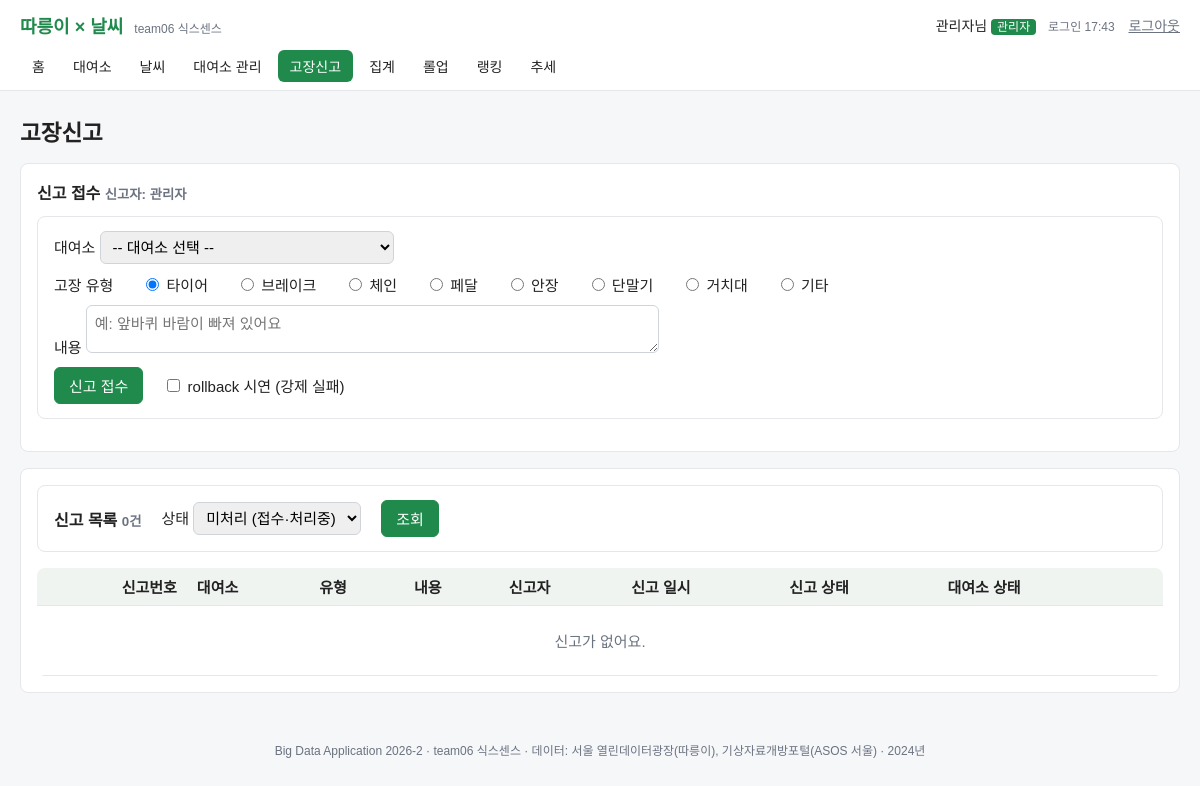
Page /report.php (signed in) on the earlier database version.
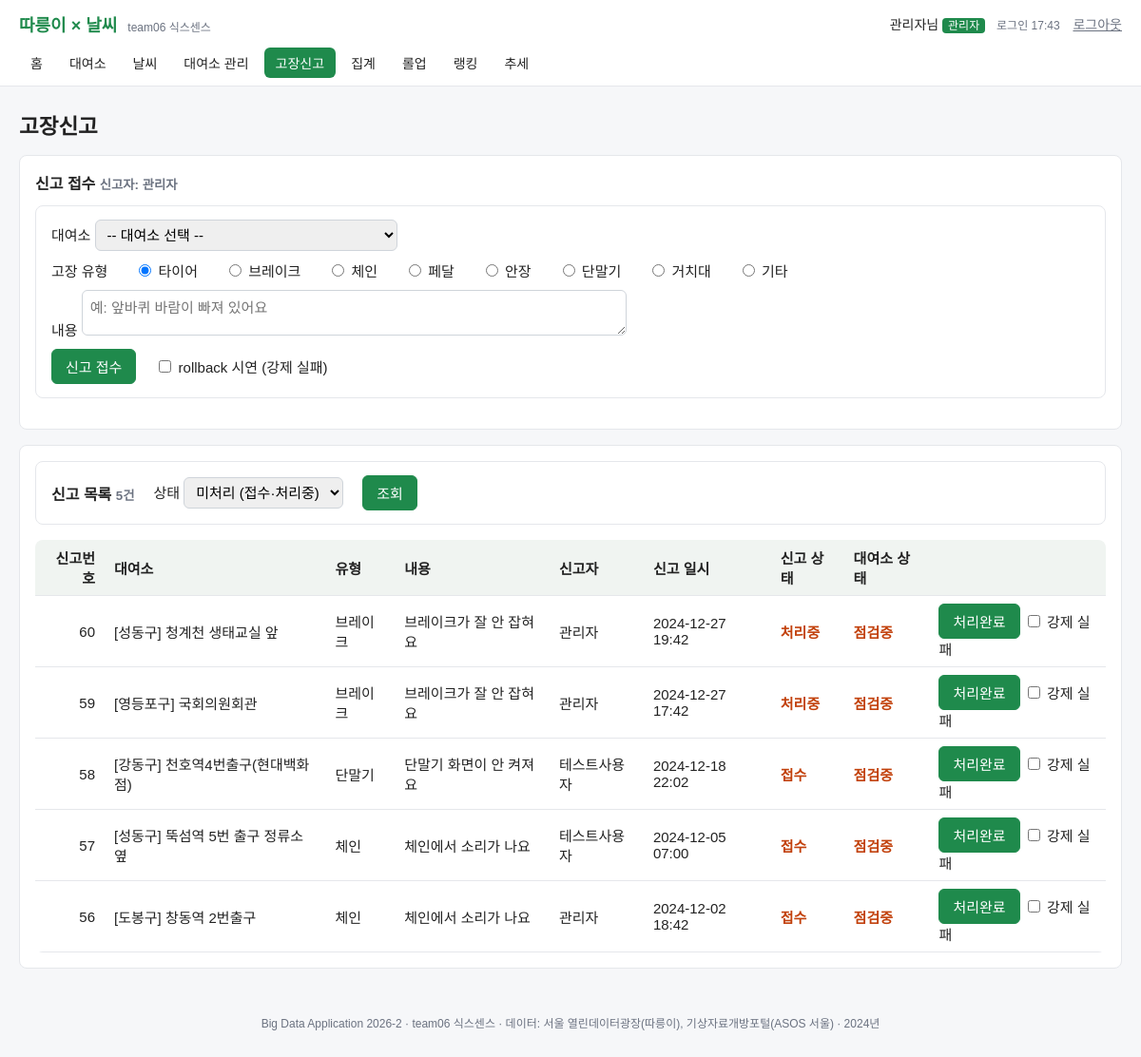
Same page on the later database version.
### tables this page shows
CREATE TABLE `fault_report` (
  `report_id` int(11) NOT NULL AUTO_INCREMENT COMMENT '신고 번호',
  `station_id` int(11) NOT NULL COMMENT '대여소번호 (FK)',
  `user_id` int(11) NOT NULL COMMENT '신고자 (FK)',
  `fault_type` enum('타이어','브레이크','체인','페달','안장','단말기','거치대','기타') NOT NULL COMMENT '고장 유형',
  `description` varchar(500) DEFAULT NULL COMMENT '상세 내용',
  `reported_at` datetime NOT NULL DEFAULT current_timestamp() COMMENT '신고 일시',
  `process_status` enum('접수','처리중','완료') NOT NULL DEFAULT '접수' COMMENT '처리 상태: 접수/처리중/완료',
  PRIMARY KEY (`report_id`),
  KEY `fk_report_user` (`user_id`),
  KEY `idx_report_station_time` (`station_id`,`reported_at`),
  KEY `idx_report_status` (`process_status`),
  CONSTRAINT `fk_report_station` FOREIGN KEY (`station_id`) REFERENCES `station` (`station_id`) ON UPDATE CASCADE,
  CONSTRAINT `fk_report_user` FOREIGN KEY (`user_id`) REFERENCES `user_account` (`user_id`) ON UPDATE CASCADE
);

CREATE TABLE `district` (
  `district_id` int(11) NOT NULL COMMENT '시군구 코드 (행정표준 5자리)',
  `district_name` varchar(10) NOT NULL COMMENT '자치구명',
  `life_zone` enum('도심권','동북권','서북권','서남권','동남권') NOT NULL COMMENT '권역생활권 (5대 생활권)',
  `daytime_index` smallint(5) unsigned NOT NULL COMMENT '주간인구지수 (정수, 2020)',
  `district_type` varchar(5) GENERATED ALWAYS AS (case when `daytime_index` > 109 then '업무형' when `daytime_index` >= 100 then '혼합형' else '주거형' end) STORED COMMENT '지역 유형: 업무형/혼합형/주거형 (생성 컬럼)',
  PRIMARY KEY (`district_id`),
  UNIQUE KEY `uq_district_name` (`district_name`),
  KEY `idx_district_zone_type` (`life_zone`,`district_type`),
  CONSTRAINT `ck_daytime_index` CHECK (`daytime_index` > 0)
);

CREATE TABLE `station` (
  `station_id` int(11) NOT NULL COMMENT '대여소번호 (이용정보와 조인 키)',
  `station_code` varchar(10) DEFAULT NULL COMMENT '대여소ID (ST-xxxx, 선택)',
  `station_name` varchar(100) NOT NULL COMMENT '대여소명',
  `district_id` int(11) NOT NULL COMMENT '자치구 코드 (FK)',
  `address` varchar(200) DEFAULT NULL COMMENT '주소',
  `latitude` decimal(10,7) DEFAULT NULL COMMENT '위도',
  `longitude` decimal(10,7) DEFAULT NULL COMMENT '경도',
  `rack_count` smallint(5) unsigned NOT NULL DEFAULT 0 COMMENT '거치대 수 (LCD+QR)',
  `installed_date` date DEFAULT NULL COMMENT '설치일',
  `hangang_park` enum('광나루','잠실','뚝섬','잠원','반포','이촌','망원','여의도','난지','강서','양화') DEFAULT NULL COMMENT '한강공원 이름 (공원 밖이면 NULL)',
  `status` enum('정상','점검중') NOT NULL DEFAULT '정상' COMMENT '운영 상태: 정상/점검중',
  PRIMARY KEY (`station_id`),
  UNIQUE KEY `uq_station_code` (`station_code`),
  KEY `idx_station_district_status` (`district_id`,`status`),
  KEY `idx_station_hangang` (`hangang_park`),
  CONSTRAINT `fk_station_district` FOREIGN KEY (`district_id`) REFERENCES `district` (`district_id`) ON UPDATE CASCADE
);

CREATE TABLE `user_account` (
  `user_id` int(11) NOT NULL AUTO_INCREMENT COMMENT '사용자 번호',
  `login_id` varchar(30) NOT NULL COMMENT '로그인 아이디',
  `password_hash` varchar(255) NOT NULL COMMENT '비밀번호 해시 (bcrypt)',
  `user_name` varchar(30) NOT NULL COMMENT '이름',
  `role` enum('admin','user') NOT NULL DEFAULT 'user' COMMENT '권한: admin/user',
  `created_at` datetime NOT NULL DEFAULT current_timestamp() COMMENT '가입 일시',
  PRIMARY KEY (`user_id`),
  UNIQUE KEY `uq_login_id` (`login_id`)
);

### report.php (the view, shortened to what this page needs)
<?php
require_once __DIR__ . '/header.php';
function rp_h($s)
{
  return htmlspecialchars((string)$s, ENT_QUOTES, 'UTF-8');
}
$FAULT_TYPES = ['타이어', '브레이크', '체인', '페달', '안장', '단말기', '거치대', '기타'];
$FILTERS     = ['open' => '미처리 (접수·처리중)', 'done' => '완료', 'all' => '전체'];
$filter = $_GET['status'] ?? ($_SESSION['rp_filter'] ?? 'open');
$sql = "SELECT r.report_id, r.fault_type, r.description, r.reported_at, r.process_status,
               s.station_id, s.station_name, s.status AS station_status,
               d.district_name, u.user_name
          FROM fault_report r
          JOIN station      s ON s.station_id  = r.station_id
          JOIN district     d ON d.district_id = s.district_id
          JOIN user_account u ON u.user_id     = r.user_id
         WHERE (? = 'all'
                OR (? = 'open' AND r.process_status <> '완료')
                OR (? = 'done' AND r.process_status =  '완료'))
         ORDER BY r.report_id DESC
         LIMIT 100";
$stmt = $conn->prepare($sql);
$stmt->bind_param('sss', $filter, $filter, $filter);
$stmt->execute();
$reports = $stmt->get_result()->fetch_all(MYSQLI_ASSOC);
?>
<main class="container">
  <h2>고장신고</h2>
  <section class="panel">
    <h3>신고 접수 <small class="count">신고자: <?= rp_h($_SESSION['user_name'] ?? '') ?></small></h3>
    <form method="post" class="search-form">
      <div class="row">
        <label>대여소
          <select name="station_id" required>
            <option value="">-- 대여소 선택 --</option>
          </select>
        </label>
      </div>
      <div class="row group">
        <span>고장 유형</span>
        <?php foreach ($FAULT_TYPES as $i => $t): ?>
          <label>
            <input type="radio" name="fault_type" value="<?= rp_h($t) ?>" <?= $i === 0 ? 'checked' : '' ?>>
            <?= rp_h($t) ?>
          </label>
        <?php endforeach; ?>
      </div>
      <div class="row">
        <label>내용
          <textarea name="description" rows="2" cols="60" maxlength="500" placeholder="예: 앞바퀴 바람이 빠져 있어요"></textarea>
        </label>
      </div>
      <div class="row">
        <button type="submit">신고 접수</button>
        <?php if ($is_admin): ?>
          <label title="트랜잭션 시연용: 두 번째 쿼리 전에 강제로 실패시켜 rollback 확인">
            <input type="checkbox" name="force_fail" value="1"> rollback 시연 (강제 실패)
          </label>
        <?php endif; ?>
      </div>
    </form>
  </section>
  <section class="panel">
    <form method="get" class="search-form">
      <div class="row">
        <h3 style="margin:0">신고 목록 <small class="count"><?= count($reports) ?>건</small></h3>
        <label>상태
          <select name="status">
            <?php foreach ($FILTERS as $key => $label): ?>
              <option value="<?= $key ?>" <?= $filter === $key ? 'selected' : '' ?>><?= rp_h($label) ?></option>
            <?php endforeach; ?>
          </select>
        </label>
        <button type="submit">조회</button>
      </div>
    </form>
    <table class="result">
      <thead>
        <tr>
          <th class="num">신고번호</th>
          <th>대여소</th>
          <th>유형</th>
          <th>내용</th>
          <th>신고자</th>
          <th>신고 일시</th>
          <th>신고 상태</th>
          <th>대여소 상태</th>
          <?php if ($is_admin): ?><th></th><?php endif; ?>
        </tr>
      </thead>
      <tbody>
        <?php if (!$reports): ?>
          <tr>
            <td class="empty" colspan="<?= $is_admin ? 9 : 8 ?>">신고가 없어요.</td>
          </tr>
        <?php endif; ?>
        <?php foreach ($reports as $r): ?>
          <tr>
            <td class="num"><?= (int)$r['report_id'] ?></td>
            <td>[<?= rp_h($r['district_name']) ?>] <?= rp_h($r['station_name']) ?></td>
            <td><?= rp_h($r['fault_type']) ?></td>
            <td><?= rp_h($r['description'] ?? '') ?></td>
            <td><?= rp_h($r['user_name']) ?></td>
            <td><?= rp_h(substr($r['reported_at'], 0, 16)) ?></td>
            <td class="<?= $r['process_status'] === '완료' ? 'st-ok' : 'st-warn' ?>"><?= rp_h($r['process_status']) ?></td>
            <td class="<?= $r['station_status'] === '정상' ? 'st-ok' : 'st-warn' ?>"><?= rp_h($r['station_status']) ?></td>
            <?php if ($is_admin): ?>
              <td>
                <?php if ($r['process_status'] !== '완료'): ?>
                  <form method="post" style="display:inline"
                    onsubmit="return confirm('<?= (int)$r['report_id'] ?>번 신고를 처리완료할까요?');">
                    <button type="submit">처리완료</button>
                    <label title="트랜잭션 시연용"><input type="checkbox" name="force_fail" value="1"> 강제 실패</label>
                  </form>
                <?php endif; ?>
              </td>
            <?php endif; ?>
          </tr>
        <?php endforeach; ?>
      </tbody>
    </table>
  </section>
</main>
<?php require_once __DIR__ . '/footer.php'; ?>

### header.php (shortened to what this page needs)
<?php
$current_page = basename($_SERVER['PHP_SELF']);
$MENU = [
    'index.php'          => ['홈',          '요약 통계'],
    'station_list.php'   => ['대여소',      '대여소 검색'],
    'weather_manage.php' => ['날씨',        '날씨 조회·수정'],
    'station_form.php'   => ['대여소 관리', '대여소 등록·수정·삭제'],
    'report.php'         => ['고장신고',    '고장 신고 접수·처리'],
    'aggregate.php'      => ['집계',        '조건별 다중 그룹 집계'],
    'rollup.php'         => ['롤업',        '롤업·드릴다운'],
    'ranking.php'        => ['랭킹',        '대여소 순위'],
    'window.php'         => ['추세',        '이동평균·추세'],
];
$user_name  = htmlspecialchars($_SESSION['user_name'] ?? '', ENT_QUOTES, 'UTF-8');
$is_admin   = ($_SESSION['role'] ?? '') === 'admin';
$login_time = isset($_SESSION['login_at']) ? substr($_SESSION['login_at'], 11, 5) : '';
?>
<!DOCTYPE html>
<html lang="ko">
<head>
  <link rel="stylesheet" href="assets/css/style.css">
</head>
<body>
<header class="site-header">
  <div class="bar">
    <a class="brand" href="index.php">따릉이 × 날씨 <small>team06 식스센스</small></a>
    <div class="user">
      <?= $user_name ?>님<?= $is_admin ? ' <span class="badge">관리자</span>' : '' ?>
      <?php if ($login_time !== ''): ?><span class="login-at">로그인 <?= $login_time ?></span><?php endif; ?>
      <a class="logout" href="logout.php">로그아웃</a>
    </div>
  </div>
  <nav class="menu">
    <?php foreach ($MENU as $file => [$label, $desc]): ?>
      <?php if (file_exists(__DIR__ . '/' . $file)): ?>
        <a href="<?= $file ?>" class="<?= $file === $current_page ? 'active' : '' ?>"><?= $label ?></a>
      <?php else: ?>
        <span class="todo" title="준비 중"><?= $label ?></span>
      <?php endif; ?>
    <?php endforeach; ?>
  </nav>
</header>

### footer.php (shortened to what this page needs)
<footer class="site-footer">
  Big Data Application 2026-2 · team06 식스센스 ·
  데이터: 서울 열린데이터광장(따릉이), 기상자료개방포털(ASOS 서울) · 2024년
</footer>
</body>
</html>

### assets/css/style.css (style rules this page uses)
:root { --green: #1f8a4c; --green-dark: #166b3a; --ink: #222; --muted: #6b7280; --line: #e5e7eb; --bg: #f6f7f9; --warn: #c2410c; }
* { box-sizing: border-box; }
body { margin: 0; font-family: "Malgun Gothic", "Apple SD Gothic Neo", "Noto Sans KR", sans-serif; color: var(--ink); background: var(--bg); font-size: 15px; }
a { color: var(--green-dark); }
.site-header { background: #fff; border-bottom: 1px solid var(--line); }
.site-header .bar { display: flex; justify-content: space-between; align-items: center; max-width: 1200px; margin: 0 auto; padding: 12px 20px; }
.brand { font-weight: 700; font-size: 18px; color: var(--green); text-decoration: none; }
.brand small { color: var(--muted); font-weight: 400; font-size: 12px; margin-left: 6px; }
.user { font-size: 14px; }
.badge { background: var(--green); color: #fff; border-radius: 4px; padding: 1px 6px; font-size: 12px; }
.logout { margin-left: 10px; color: var(--muted); }
.login-at { margin-left: 8px; color: var(--muted); font-size: 12px; }
.menu { display: flex; flex-wrap: wrap; gap: 4px; max-width: 1200px; margin: 0 auto; padding: 0 20px 8px; }
.menu a, .menu span { padding: 6px 12px; border-radius: 6px; text-decoration: none; font-size: 14px; }
.menu a { color: var(--ink); }
.menu a.active { background: var(--green); color: #fff; }
.container { max-width: 1200px; margin: 24px auto; padding: 0 20px; }
h2 { margin: 0 0 16px; }
.search-form { background: #fff; border: 1px solid var(--line); border-radius: 8px; padding: 14px 16px; margin-bottom: 16px; }
.search-form .row { display: flex; flex-wrap: wrap; align-items: center; gap: 12px 20px; }
.search-form .row + .row { margin-top: 10px; }
.search-form .group label { margin-left: 8px; }
input[type=text], input[type=password], input[type=number], input[type=date], select, textarea { padding: 6px 8px; border: 1px solid #cfd4da; border-radius: 6px; font: inherit; }
button { padding: 7px 14px; border: 1px solid var(--green); background: var(--green); color: #fff; border-radius: 6px; font: inherit; cursor: pointer; }
.count { color: var(--muted); }
table.result { width: 100%; border-collapse: collapse; background: #fff; border: 1px solid var(--line); border-radius: 8px; overflow: hidden; }
table.result th, table.result td { padding: 8px 10px; border-bottom: 1px solid var(--line); text-align: left; }
table.result th { background: #f0f4f1; font-weight: 600; }
.num { text-align: right !important; font-variant-numeric: tabular-nums; }
.st-warn { color: var(--warn); font-weight: 600; }
h3 { margin: 0 0 12px; font-size: 16px; }
.panel { background: #fff; border: 1px solid var(--line); border-radius: 8px; padding: 16px; margin-bottom: 16px; }
.panel table.result { border: 0; }
.site-footer { text-align: center; color: var(--muted); font-size: 12px; padding: 24px 16px 32px; }
.empty { text-align: center !important; color: var(--muted); padding: 24px !important; }

Differences in the rows shown:
added fault_report: report_id "60", district.district_name "성동구", station.station_name "청계천 생태교실 앞", fault_type "브레이크", description "브레이크가 잘 안 잡혀요", user.user_name "관리자", reported_at "2024-12-27 19:42", process_status "처리중", station.status "점검중"
added fault_report: report_id "59", district.district_name "영등포구", station.station_name "국회의원회관", fault_type "브레이크", description "브레이크가 잘 안 잡혀요", user.user_name "관리자", reported_at "2024-12-27 17:42", process_status "처리중", station.status "점검중"
added fault_report: report_id "58", district.district_name "강동구", station.station_name "천호역4번출구(현대백화점)", fault_type "단말기", description "단말기 화면이 안 켜져요", user.user_name "테스트사용자", reported_at "2024-12-18 22:02", process_status "접수", station.status "점검중"
added fault_report: report_id "57", district.district_name "성동구", station.station_name "뚝섬역 5번 출구 정류소 옆", fault_type "체인", description "체인에서 소리가 나요", user.user_name "테스트사용자", reported_at "2024-12-05 07:00", process_status "접수", station.status "점검중"
added fault_report: report_id "56", district.district_name "도봉구", station.station_name "창동역 2번출구", fault_type "체인", description "체인에서 소리가 나요", user.user_name "관리자", reported_at "2024-12-02 18:42", process_status "접수", station.status "점검중"
Other differences:
count($reports): "0" → "5"
text no longer shown: "신고가 없어요."
